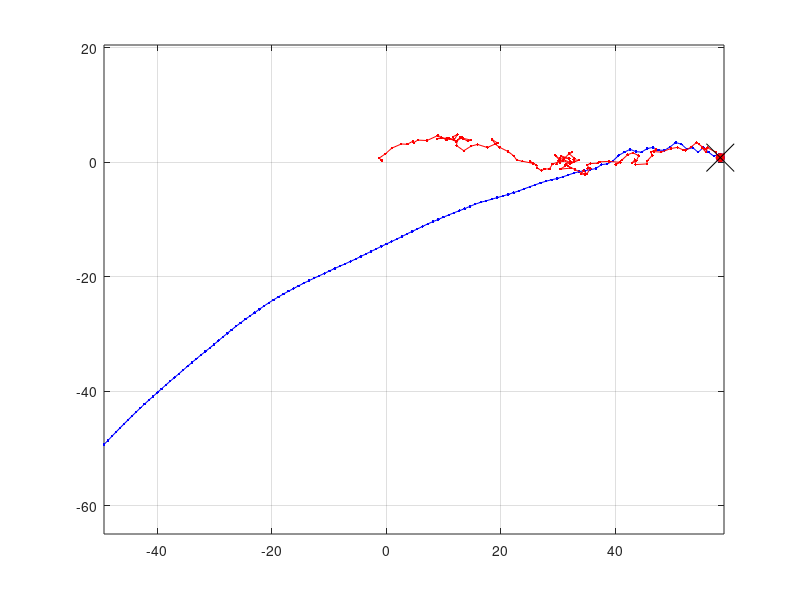

Recreate this plot in MATLAB.
clc
clear all

planeXHIST=0;
planeYHIST=0;
tInt=1;
i=0;
t=0;
planeXPOS=0;
planeYPOS=0;


projectileXPOS=-50;
projectileYPOS=-50;
projectileXHIST=0;
projectileYHIST=0;


Imax=1;
Imin=-1;

figure
plot1 = plot(projectileXHIST,projectileYHIST,'b');
hold on
plot2 = plot(planeXHIST,planeYHIST,'r');
axis equal
grid on
plot3 = plot(projectileXPOS,projectileYPOS,'bo','MarkerFaceColor','b');
plot4 = plot(planeXPOS,planeYPOS,'ro','MarkerFaceColor','r');


while abs(planeXPOS - projectileXPOS) > 1e-3 || abs(planeYPOS - projectileYPOS) > 1e-3
    i=i+1;
    t(i)=i;
% makes X and Y a random step
    randomX=3*rand - 1;
    planeXPOS=planeXPOS+randomX;
    randomY=2*rand - 1;
    planeYPOS=planeYPOS+randomY;
    planeXHIST(i)=planeXPOS;
    planeYHIST(i)=planeYPOS;
% calculates where to go to
    %slope= (planeYPOS-projectileYPOS)/(planeXPOS-projectileXPOS);
    theta=atand((planeYPOS-projectileYPOS)/(planeXPOS-projectileXPOS));

% moves 1 step in the y direction if it is greater than one step away
if abs(planeXPOS-projectileXPOS)<1
    projectileXPOS=planeXPOS;
    projectileXHIST(i)=projectileXPOS;
else
    projectileXPOS=projectileXPOS+cosd(theta);
    projectileXHIST(i)=projectileXPOS;
end    
if abs(planeYPOS-projectileYPOS)<1
    projectileYPOS=planeYPOS;
    projectileYHIST(i)=projectileYPOS;
else
    projectileYPOS=projectileYPOS+sind(theta);
    projectileYHIST(i)=projectileYPOS;
end 
        
    set(plot1,'XData',projectileXHIST,'YData',projectileYHIST)
    set(plot2,'XData',planeXHIST,'YData',planeYHIST)

    set(plot3,'XData',projectileXPOS,'YData',projectileYPOS)
    set(plot4,'XData',planeXPOS,'YData',planeYPOS)
    drawnow
    pause(0.02)
end


%shows where It gets intercepted
projectileYHISTlength=length(projectileYHIST);
InterceptProjY=projectileYHIST(projectileYHISTlength)
projectileXHISTlength=length(projectileXHIST);
InterceptProjX=projectileXHIST(projectileXHISTlength)
planeYHISTlength=length(planeYHIST);
InterceptPlaneY=planeYHIST(planeYHISTlength)
planeXHISTlength=length(planeXHIST);
InterceptPlaneX=planeXHIST(planeXHISTlength)

plot5=plot(InterceptPlaneX,InterceptPlaneY,'blackx','MarkerSize',20);
